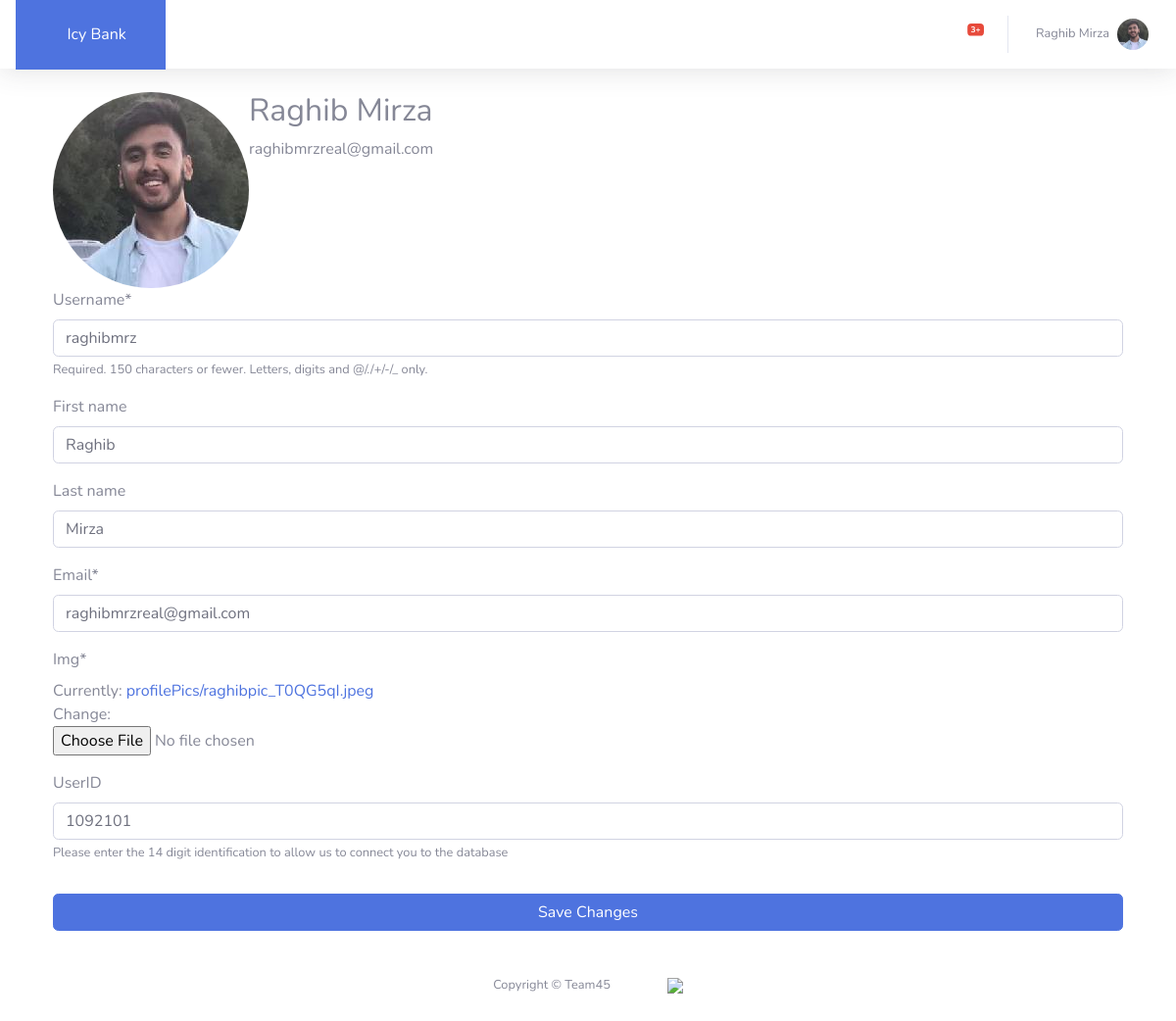
Page /home/profile (signed in) on the earlier database version.
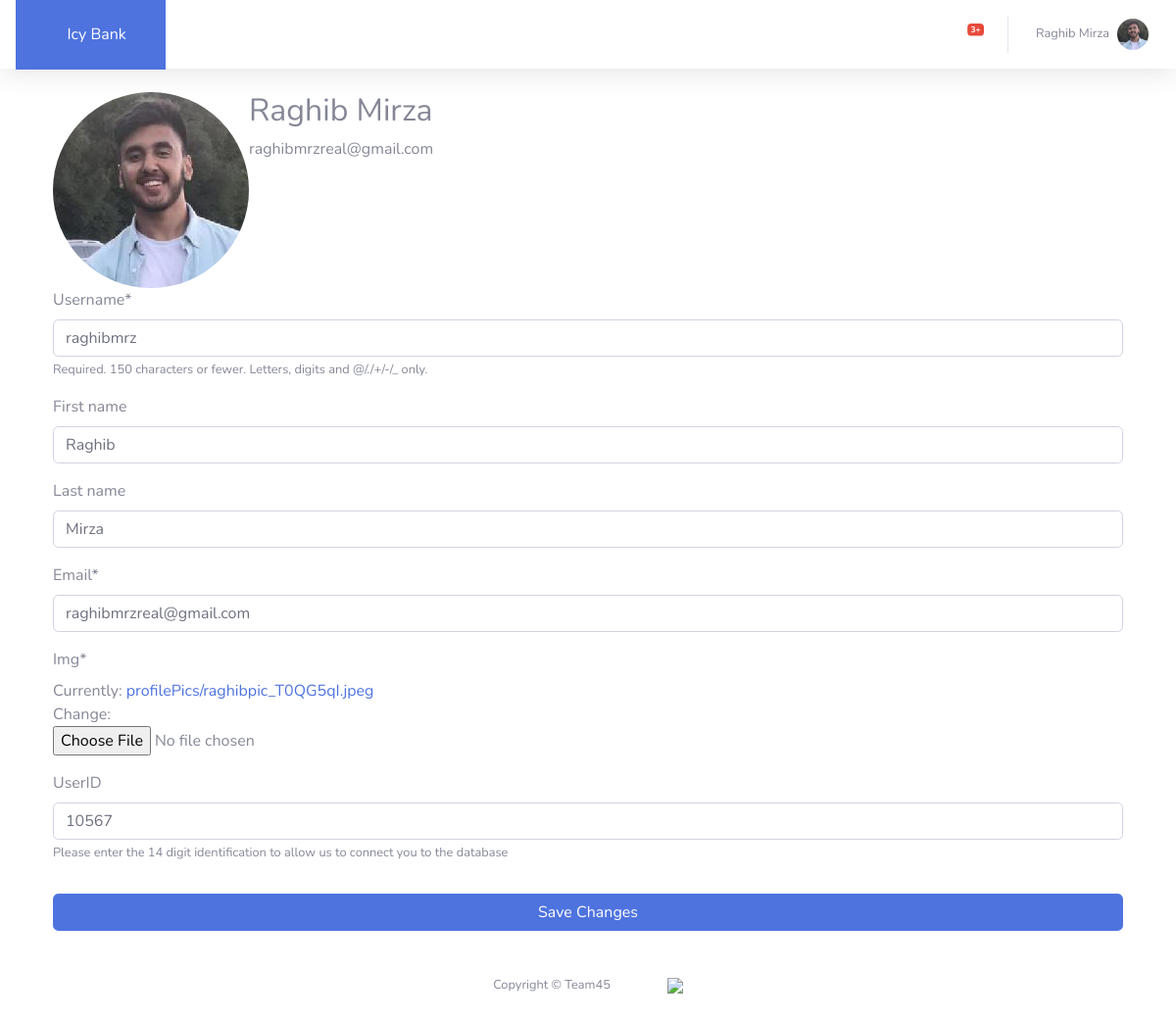
Same page on the later database version.
### users/models.py (models this page shows, shortened)
class Profile(models.Model):
	user = models.OneToOneField(User, on_delete=models.CASCADE)
	img = models.ImageField(default='default.png', upload_to='profilePics')
	userID = models.CharField(max_length=14, blank=True, help_text="Please enter the 14 digit identification to allow us to connect you to the database")

### transactions/views.py (the view)
# urls.py: path('profile', views.profile, name = 'profile'),
@login_required
def profile(request):
	request.session.set_expiry(600)
	if request.method == 'POST':
		uForm = UserUpdateForm(request.POST, request.FILES, instance=request.user)
		pForm = ProfileUpdateForm(request.POST, request.FILES, instance=request.user.profile)
		if uForm.is_valid() and pForm.is_valid():
			uForm.save()
			pForm.save()
			messages.success(request, f'Account successfully updated')
			return redirect('profile')
	else:
		uForm = UserUpdateForm(instance=request.user)
		pForm = ProfileUpdateForm(instance=request.user.profile)
	context = {
		'uForm': uForm,
		'pForm': pForm,
	}
	return render(request, 'transactions/profile.html', context)

### users/forms.py
class UserUpdateForm(forms.ModelForm):
	email = forms.EmailField()
	class Meta:
		model = User
		fields = ['username', 'first_name', 'last_name', 'email']

class ProfileUpdateForm(forms.ModelForm):
	class Meta:
		model = Profile
		fields = ['img', 'userID']

### transactions/templates/transactions/profile.html (shortened to what this page needs)
{% extends "transactions/base.html" %}
{% load crispy_forms_tags %}
{% block ctt %}
<div class="content-section">
	<div class="media">
		<img class="rounded-circle account-img" src="{{ user.profile.img.url }}">
		<div class="media-body">
			<h2 class="account-heading">{{ user.first_name }} {{ user.last_name }}</h2>
			<p class="test-secondary">{{ user.email }}</p>
		</div>
	</div>
	<form method="POST" enctype="multipart/form-data">
		<fieldset class="form-group">
			{{ uForm|crispy }}
			{{ pForm|crispy }}
		</fieldset>
		<div class="form-group">
			<button class="btn btn-primary btn-user btn-block" type="submit">
				Save Changes
			</button>
		</div>
	</form>
</div>
{% endblock ctt %}

Differences in the rows shown:
changed Profile: userID "1092101" → "10567"
